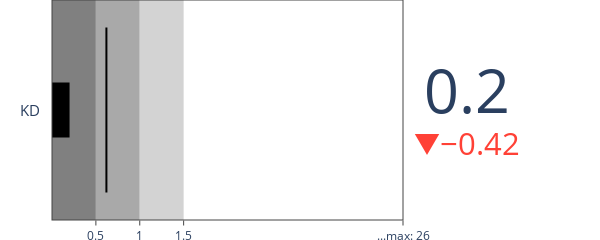

The notebook cell saved with this chart:
### Markdown cell above
#### single bullet chart

### Code cell
# matche's values
kd_player = player_kills['KD'] if not player_kills['KD'] == 0 else 0.1
kd_mean = round(players_quartiles['KD']['mean'], 1)
kd_median = round(players_quartiles['KD']['50%'],1)
kd_Q3 = round(players_quartiles['KD']['75%'],1)
kd_max = round(players_quartiles['KD']['max'],1)
gauge_length = 4

fig = go.Figure(go.Indicator(
    mode = "number+gauge+delta", value = kd_player,
    domain = {'x': [0.1, 1], 'y': [0, 1]},
    title = {'text' :"KD", 'font_size':15},
    delta = {'reference': lifetime_kd},
    gauge = {
        'shape': "bullet",
        'axis': {'range': [None, gauge_length]},
        'threshold': {
            'line': {'color': "black", 'width': 2},
            'thickness': 0.75,
            'value': lifetime_kd},
        'steps': [
            {'range': [0, kd_median], 'color': "grey"},
            {'range': [kd_median, kd_mean], 'color': "darkgrey"},
            {'range': [kd_mean, kd_Q3], 'color': "lightgrey"}],
        'bar': {'color': "black"}
    }))


fig.update_layout(
    height = 70,
    width = 600,
    margin = {'t':0, 'b':20, 'l':0}
)
ticks = [kd_median, kd_mean, kd_Q3, gauge_length]
fig.update_traces(
    gauge={
        "axis": {
            "tickmode": "array",
            "tickvals": ticks,
            "ticktext": ["...max: 26" if i == gauge_length else i for i in ticks],
        }
    }
)
fig.show()

### Figure 1 — Plotly figure (JSON) as saved in the notebook; plotly's stock layout.template omitted (floating-point values rounded to 4 significant figures)
{"data": [{"delta": {"reference": 0.62}, "domain": {"x": [0.1, 1], "y": [0, 1]}, "gauge": {"axis": {"range": [null, 4], "tickmode": "array", "ticktext": [0.5, 1, 1.5, "...max: 26"], "tickvals": [0.5, 1, 1.5, 4]}, "bar": {"color": "black"}, "shape": "bullet", "steps": [{"color": "grey", "range": [0, 0.5]}, {"color": "darkgrey", "range": [0.5, 1]}, {"color": "lightgrey", "range": [1, 1.5]}], "threshold": {"line": {"color": "black", "width": 2}, "thickness": 0.75, "value": 0.62}}, "mode": "number+gauge+delta", "title": {"font": {"size": 15}, "text": "KD"}, "type": "indicator", "value": 0.2}], "layout": {"height": 70, "margin": {"b": 20, "l": 0, "t": 0}, "width": 600}}
